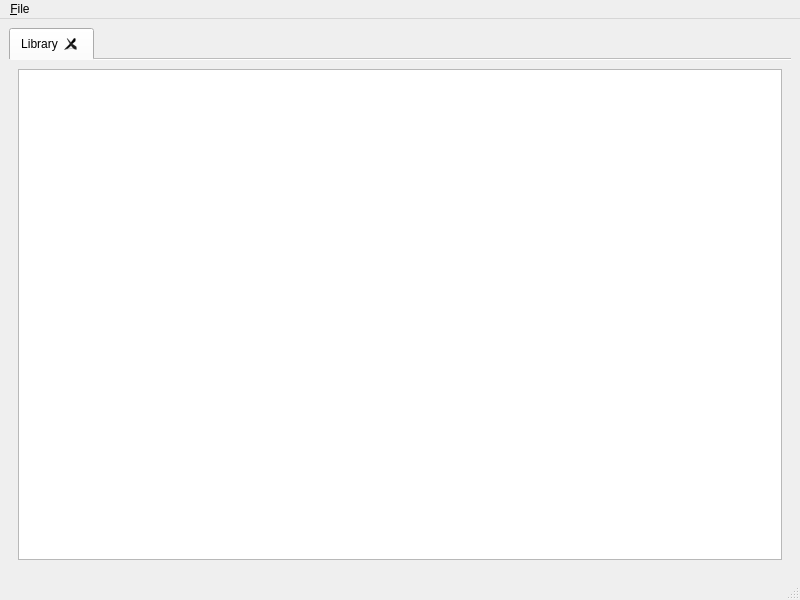
<?xml version="1.0" encoding="UTF-8"?>
<ui version="4.0">
 <class>MainWindow</class>
 <widget class="QMainWindow" name="MainWindow">
  <property name="geometry">
   <rect>
    <x>0</x>
    <y>0</y>
    <width>800</width>
    <height>600</height>
   </rect>
  </property>
  <property name="windowTitle">
   <string>MainWindow</string>
  </property>
  <widget class="QWidget" name="centralwidget">
   <layout class="QGridLayout" name="gridLayout">
    <item row="0" column="0">
     <widget class="QTabWidget" name="tabWidget">
      <property name="currentIndex">
       <number>0</number>
      </property>
      <property name="documentMode">
       <bool>true</bool>
      </property>
      <property name="tabsClosable">
       <bool>true</bool>
      </property>
      <property name="movable">
       <bool>false</bool>
      </property>
      <widget class="QWidget" name="libraryTab">
       <attribute name="title">
        <string>Library</string>
       </attribute>
       <layout class="QGridLayout" name="gridLayout_2">
        <item row="0" column="0">
         <widget class="QTableView" name="tableView">
          <property name="editTriggers">
           <set>QAbstractItemView::NoEditTriggers</set>
          </property>
          <property name="alternatingRowColors">
           <bool>true</bool>
          </property>
          <property name="selectionMode">
           <enum>QAbstractItemView::ExtendedSelection</enum>
          </property>
          <property name="selectionBehavior">
           <enum>QAbstractItemView::SelectRows</enum>
          </property>
          <property name="showGrid">
           <bool>false</bool>
          </property>
          <property name="sortingEnabled">
           <bool>true</bool>
          </property>
          <property name="wordWrap">
           <bool>false</bool>
          </property>
          <attribute name="horizontalHeaderStretchLastSection">
           <bool>false</bool>
          </attribute>
          <attribute name="verticalHeaderVisible">
           <bool>false</bool>
          </attribute>
         </widget>
        </item>
       </layout>
      </widget>
     </widget>
    </item>
   </layout>
  </widget>
  <widget class="QMenuBar" name="menubar">
   <property name="geometry">
    <rect>
     <x>0</x>
     <y>0</y>
     <width>800</width>
     <height>26</height>
    </rect>
   </property>
   <widget class="QMenu" name="menu_File">
    <property name="title">
     <string>&amp;File</string>
    </property>
    <addaction name="actionQuit"/>
   </widget>
   <addaction name="menu_File"/>
  </widget>
  <widget class="QStatusBar" name="statusbar"/>
  <action name="actionQuit">
   <property name="icon">
    <iconset theme="application-exit">
     <normaloff/>
    </iconset>
   </property>
   <property name="text">
    <string>&amp;Quit</string>
   </property>
  </action>
 </widget>
 <resources/>
 <connections>
  <connection>
   <sender>actionQuit</sender>
   <signal>triggered()</signal>
   <receiver>MainWindow</receiver>
   <slot>close()</slot>
   <hints>
    <hint type="sourcelabel">
     <x>-1</x>
     <y>-1</y>
    </hint>
    <hint type="destinationlabel">
     <x>399</x>
     <y>299</y>
    </hint>
   </hints>
  </connection>
 </connections>
</ui>
